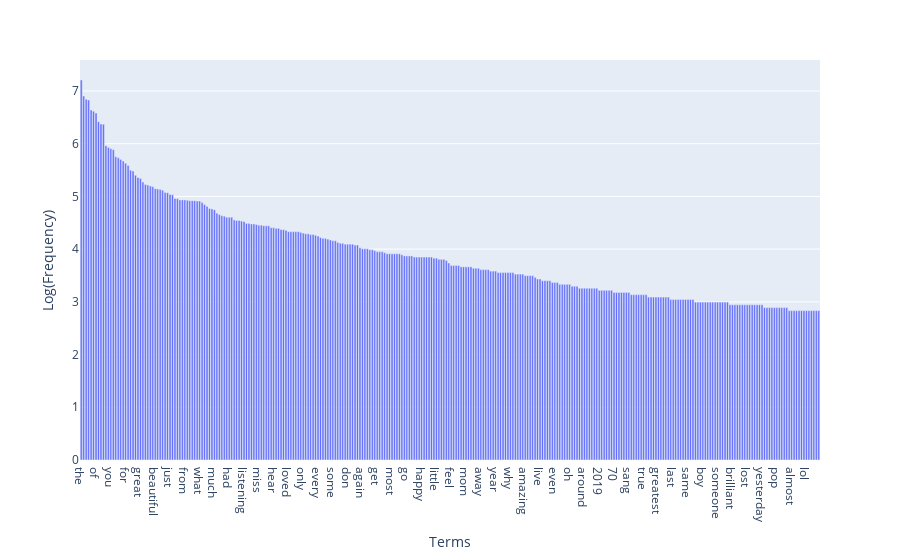

The cell this chart's notebook holds for it:
### Markdown cell above
## 2.5 Attribute Transformation
However, the variance of the term frequency is quite high, it may make people misinterprete the data or miss some infromation from a graph. So we can try to do logarithmic transformation to if there is any other pattern in the dataset.

### Code cell
term_log_freq = np.array([math.log(tf) for tf in term_freq])

fig = px.bar(
        x=dtm_vectorizer.get_feature_names_out()[sorted_tf_index[:300]],
        y=term_log_freq[sorted_tf_index[:300]],
        labels={'x':'Term', 'y':'Log(Frequency)'},
)
fig.update_layout(xaxis_title="Terms",
                  yaxis_title="Log(Frequency)")
fig.show()

### Figure 1 — Plotly figure (JSON) as saved in the notebook; plotly's stock layout.template omitted (floating-point values rounded to 4 significant figures; data arrays with more than 128 entries replaced by an {"elided": "..."} marker saying what was removed)
{"data": [{"alignmentgroup": "True", "hovertemplate": "Term=%{x}<br>Log(Frequency)=%{y}<extra></extra>", "legendgroup": "", "marker": {"color": "#636efa", "pattern": {"shape": ""}}, "name": "", "offsetgroup": "", "orientation": "v", "showlegend": false, "textposition": "auto", "type": "bar", "x": {"elided": "300 str values"}, "xaxis": "x", "y": {"elided": "300 float values"}, "yaxis": "y"}], "layout": {"barmode": "relative", "legend": {"tracegroupgap": 0}, "margin": {"t": 60}, "xaxis": {"anchor": "y", "domain": [0, 1], "title": {"text": "Terms"}}, "yaxis": {"anchor": "x", "domain": [0, 1], "title": {"text": "Log(Frequency)"}}}}
